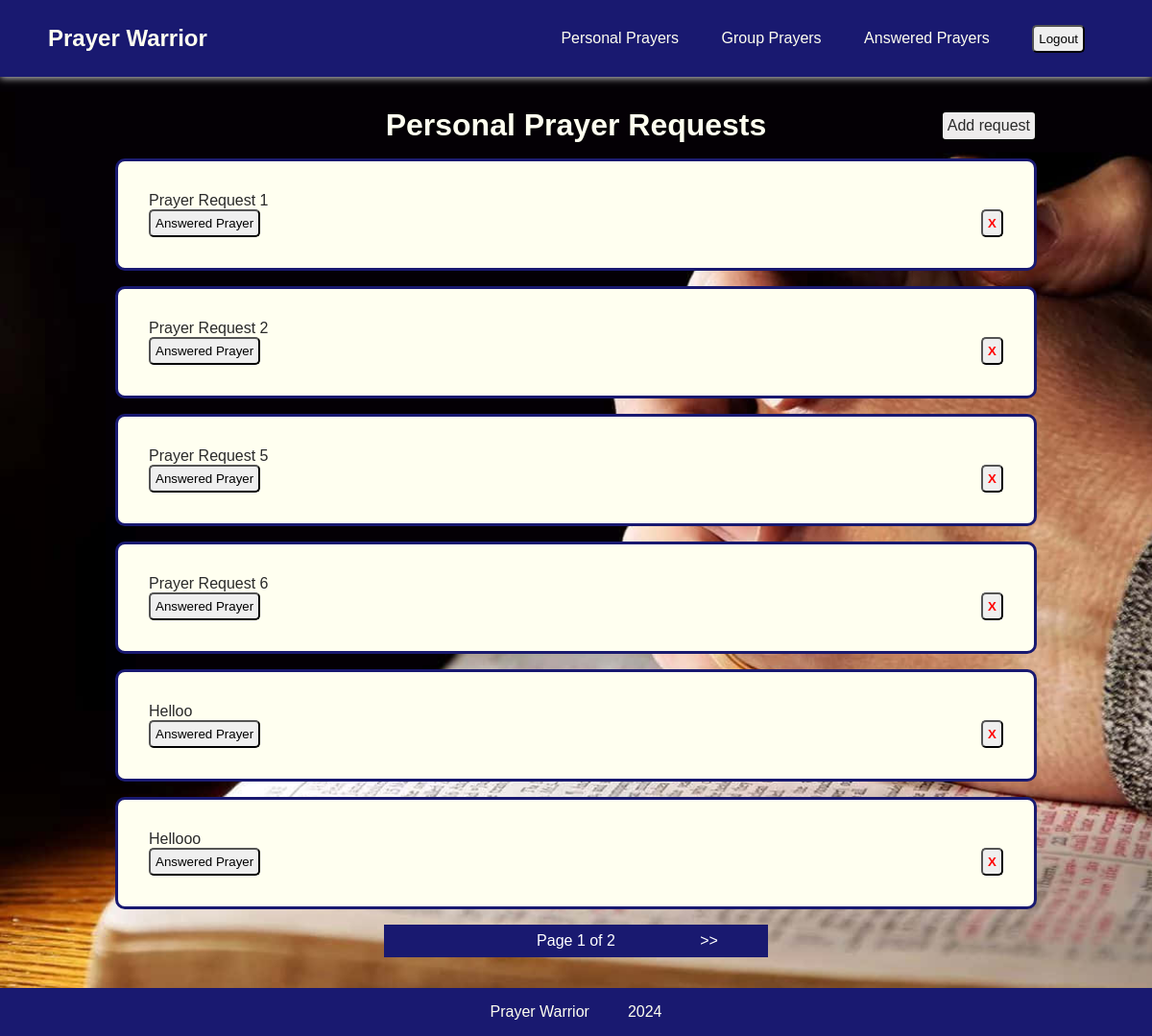
Screenshot of /app/personal-prayer/ (signed in) with the database file from the repository.
### app/models.py (models this page shows, shortened)
class PrayerRequest(models.Model):
    datetime = models.DateTimeField(auto_now_add=True)
    user = models.ForeignKey(User, on_delete=models.CASCADE)
    content = models.TextField()
    answered = models.BooleanField(default=False)

### app/views.py (the view)
# urls.py: path("personal-prayer/", views.PersonalPrayerView.as_view(), name="personal-prayer"),
class PersonalPrayerView(LoginRequiredMixin, generic.ListView):
    model = PrayerRequest
    login_url = reverse_lazy("login")
    template_name = "app/personal-prayer.html"
    paginate_by = 6
    def get_context_data(self, **kwargs):
        context = super().get_context_data(**kwargs)
        context["prayer_request_list"] = self.model.objects.filter(user=self.request.user).filter(answered=False)
        return context
    def get_queryset(self):
        queryset = super().get_queryset()
        prayer_request_list = self.model.objects.filter(user=self.request.user).filter(answered=False).order_by("id")
        if prayer_request_list:
            queryset = prayer_request_list
        return queryset

### app/templates/app/personal-prayer.html (shortened to what this page needs)
{% extends "app/base-list.html" %}
{% load static %}
{% block page-style %} <link rel="stylesheet" href="{% static 'app/personal-prayer.css' %}"> {% endblock %}
{% block list-content %}
<div class="page-container">
    <div class="header">
        <h1>Personal Prayer Requests</h1>
        <div class="buttons">
            <a href="{% url 'app:prayer-request' %}" class="add-button">Add request</a>
        </div>
    </div>
{% if prayer_request_list %}
    <div class="flex-container">
    {% for prayer_request in page_obj %}
        <div class="prayer-request" id="pr-{{ prayer_request.id }}">
            <div>{{ prayer_request.content }}</div>
            <button type="button" class="delete-button" value="{{ prayer_request.id }}">X</button>
            <button type="button" class="answered-prayer-button" value="{{ prayer_request.id }}">Answered Prayer</button>
        </div>
    {% endfor %}
    </div>
{% else %}
    <p>No items</p>
{% endif %}
</div>
{% endblock %}

### app/static/app/base.css (style rules this page uses)
:root { --primary-color: rgb(25, 25, 112); --secondary-color: rgb(255, 255, 240); --accent-color: rgb(220, 20, 60); --background-color: rgb(248, 248, 255); --text-color: rgb(42, 42, 42); }
body { color: var(--text-color); box-sizing: border-box; background-repeat: no-repeat; background-color: black; background-image: url(images/prayer-3.jpg); background-size: cover; background-position: 0 5rem; }
h1 { font-size: 2rem; color: var(--secondary-color); }
.add-button { background-color: rgb(238, 236, 236); text-align: center; border-radius: 5px; padding: 5px; color: var(--text-color); height: 2rem; font-size: 1rem; border: 2px solid black; }

### app/static/app/navbar.css (style rules this page uses)
* { margin: 0; padding: 0; font-family: Arial, Helvetica, sans-serif; box-sizing: border-box; }
button { cursor: pointer; padding: 3px; }

### app/static/app/personal-prayer.css (style rules this page uses)
h1 { text-align: center; }
.flex-container { display: flex; flex-direction: column; align-items: center; }
.prayer-request { border: 3px solid var(--primary-color); border-radius: 10px; padding: 2rem; width: 80vw; margin-top: 1rem; background-color: var(--secondary-color); }
.header { display: grid; grid-template-columns: 1fr auto 1fr; justify-items: center; width: 80vw; }
.header > *:nth-child(1) { grid-column-start: 2; }
.header > *:nth-child(2) { margin-left: auto; }
button { border-radius: 5px; padding: 5px; }
a { text-decoration: none; color: var(--text-color); }
.buttons { display: flex; align-items: center; }
.delete-button { color: red; font-weight: bold; float: right }

### app/static/app/pagination.css (style rules this page uses)
.flex-container { display: flex; flex-direction: column; align-items: center; }

### rows the page displays
PrayerRequest: content "Prayer Request 1", {{ prayer_request.id }} 68 (drawn)
PrayerRequest: content "Prayer Request 2", {{ prayer_request.id }} 69 (drawn)
PrayerRequest: content "Prayer Request 5", {{ prayer_request.id }} 72 (drawn)
PrayerRequest: content "Prayer Request 6", {{ prayer_request.id }} 73 (drawn)
PrayerRequest: content "Helloo", {{ prayer_request.id }} 74 (drawn)
PrayerRequest: content "Hellooo", {{ prayer_request.id }} 75 (drawn)

### other values shown
{{ page_obj.number }} "1"
{{ page_obj.paginator.num_pages }} "2"
